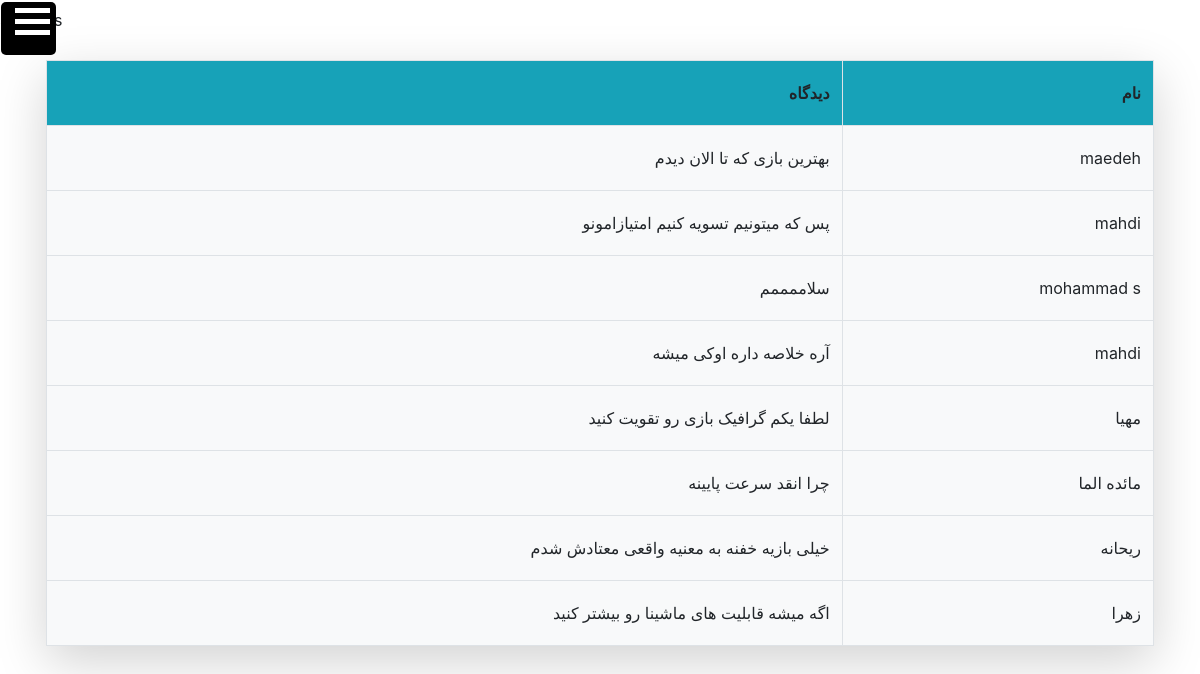
The page /comment.php on the database its author committed.
### tables this page shows
CREATE TABLE `userview` (
  `id` int(100) NOT NULL,
  `name` varchar(10) NOT NULL,
  `email` varchar(30) NOT NULL,
  `view` text NOT NULL
);

### comment.php (the view, shortened to what this page needs)
<!doctype html>
<html lang="en">
<head>
    <?php
    require 'connection_pdo.php';
    require 'links.php';
    require 'menu.php';
    ?>
    <link rel="stylesheet" href="css/style.css" type="text/css" />
</head>
<body>
<div class="container">
    <div class="row">
        <div class="col-md-12 mt-1">
            <div class=" text-right shadow-lg  " dir="rtl">
                <?php
                $read =$conn->prepare("SELECT name,view FROM userview");
                $read->execute();
                $res=$read->fetchAll();
                echo '<table class="table table-bordered table-striped comment-show">';
                echo'<tr class="bg-info">';
                echo'<th>نام</th>';
                echo'<th>دیدگاه</th>';
                echo '</tr>';
                foreach ($res as $view){
                    echo '<tr class="bg-light">';
                    echo '<td class="">'.$view['name'].'</td>';
                    echo '<td>'.$view['view'].'</td>';
                    echo '</tr>';
}
                echo '</table>';
                ?>
                                                </div>
                                            </div>
                                        </div>
</div>
</body>
</html>

### links.php (shortened to what this page needs)
<link rel="stylesheet" href="css/style.css" type="text/css" />
<link rel="stylesheet" href="https://stackpath.bootstrapcdn.com/bootstrap/4.3.1/css/bootstrap.min.css">

### menu.php (shortened to what this page needs)
<!DOCTYPE html>
<html lang="en">
<head>
    <link rel="stylesheet" href="https://maxcdn.bootstrapcdn.com/bootstrap/4.0.0/css/bootstrap.min.css">
    <link href="css/animate.css" type="text/css" rel="stylesheet" />
    <link href="https://unpkg.com/aos@2.3.1/dist/aos.css" rel="stylesheet">
    <link rel="stylesheet" href="css/style.css" type="text/css" />
</head>
<body>
<nav class="col-xs-1 icon-bar p-0">
    <div class="icon-menu" onclick="funchange(); nshow()">
        <div class="bar1"></div>
        <div class="bar2"></div>
        <div class="bar3"></div>
    </div>
</nav>
</body>
</html>

### css/style.css (style rules this page uses)
body { background-color: white; line-height: 2.5; }
.icon-bar { position: fixed; top: 0; left: 0; z-index: 1; padding: 0; background-color: black; padding-right: 6px; border-radius: 5px; margin-top: 2px; margin-left: 1px; align-content: center; }
.icon-menu { display: inline-block; cursor: pointer; margin-left: 8px; }
.bar1, .bar2, .bar3 { width: 35px; height: 5px; background-color: #fff; margin: 6px 6px; transition: 0.4s; }
.comment-show { padding: 30px 30px 30px 30px; background-color: #eaf3f7; margin-bottom: 10px; }
[class*="col-"] { padding: 1rem; }

### rows shown on the page
userview: name "maedeh", view "بهترین بازی که تا الان دیدم"
userview: name "mahdi", view "پس که میتونیم تسویه کنیم امتیازامونو"
userview: name "mohammad s", view "سلاممممم"
userview: name "mahdi", view "آره خلاصه داره اوکی میشه"
userview: name "مهیا", view "لطفا یکم گرافیک بازی رو تقویت کنید"
userview: name "مائده الما", view "چرا انقد سرعت پایینه"
userview: name "ریحانه", view "خیلی بازیه خفنه به معنیه واقعی معتادش شدم"
userview: name "زهرا", view "اگه میشه قابلیت های ماشینا رو بیشتر کنید"
